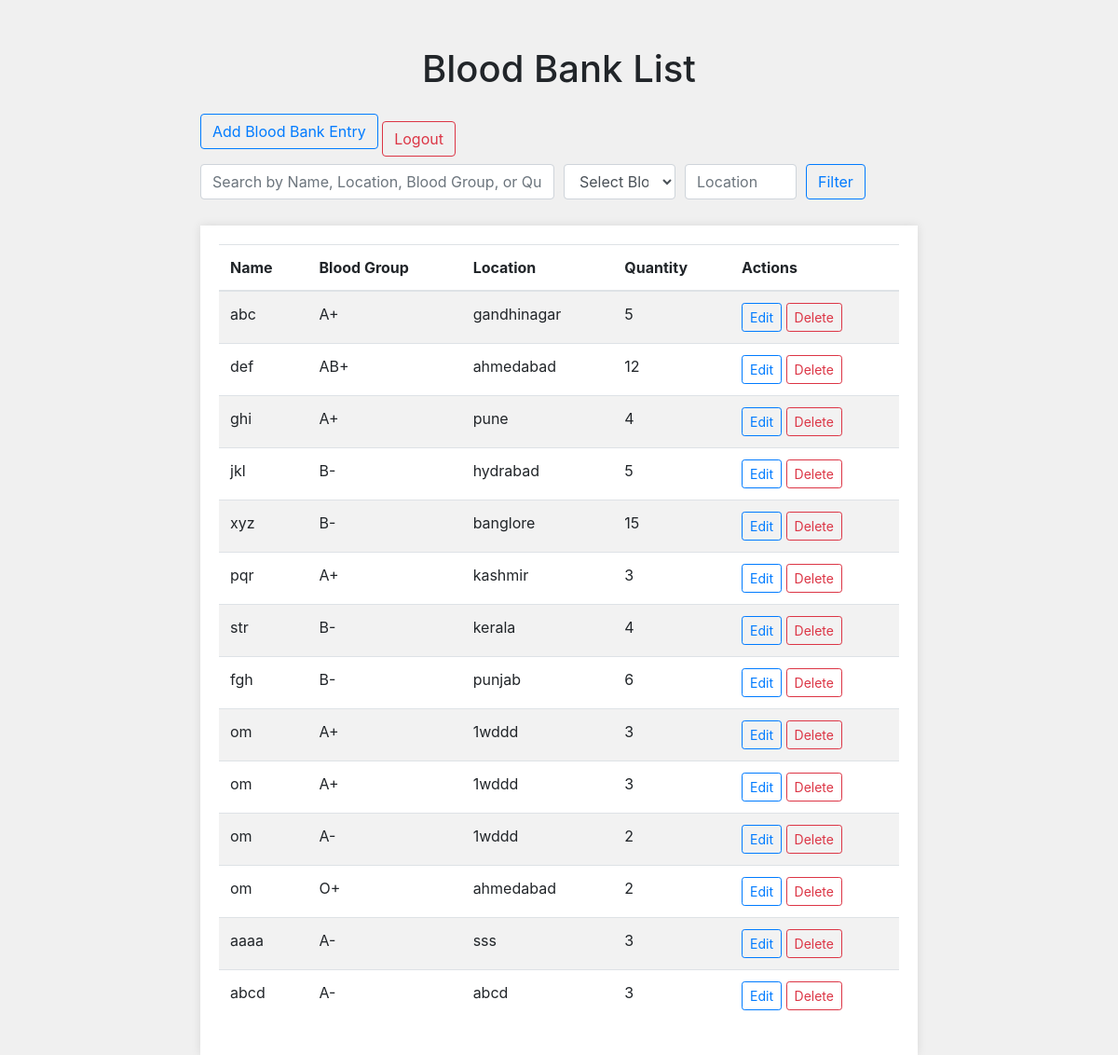
Page /bloodbank/ on the committed database.
### bloodbank/models.py (models this page shows, shortened)
class BloodBank(models.Model):
    blood_group_choices = (
        ('A+', 'A+'),
        ('A-', 'A-'),
        ('B+', 'B+'),
        ('B-', 'B-'),
        ('AB+', 'AB+'),
        ('AB-', 'AB-'),
        ('O+', 'O+'),
        ('O-', 'O-'),
    )
    name = models.CharField(max_length=100)
    location = models.CharField(max_length=200)
    blood_group = models.CharField(max_length=3, choices=blood_group_choices)
    quantity = models.PositiveIntegerField(default=0)

### bloodbank/views.py (the view, shortened to what this page needs)
# urls.py: path('', views.bloodbank_list, name='bloodbank_list'),
def bloodbank_list(request):
    query = request.GET.get('q')
    blood_group = request.GET.get('blood_group')
    location = request.GET.get('location')
    quantity = request.GET.get('quantity')
    queryset = BloodBank.objects.all()
    if blood_group:
        queryset = queryset.filter(blood_group__iexact=blood_group)
    if location:
        queryset = queryset.filter(location__icontains=location)
    context = {
        'bloodbanks': queryset
    }
    return render(request, 'bloodbank/bloodbank_list.html', context)

### bloodbank/templates/bloodbank/bloodbank_list.html (shortened to what this page needs)
<!DOCTYPE html>
<html>
<head>
    <link rel="stylesheet" href="https://stackpath.bootstrapcdn.com/bootstrap/4.5.2/css/bootstrap.min.css">
</head>
<body>
    <div class="container">
        <h1 class="text-center mb-4">Blood Bank List</h1>
        <a href="{% url 'bloodbank_add' %}" class="btn btn-outline-primary mb-3">Add Blood Bank Entry</a></th><th>
        <a href="{% url 'logout' %}" class="btn btn-outline-danger">Logout</a>
        <form method="get" class="filter-form">
            <div class="form-row">
                <div class="col-md mb-2">
                    <input type="text" name="q" class="form-control" placeholder="Search by Name, Location, Blood Group, or Quantity">
                </div>
                <div class="col-md-2 mb-2">
                    <select name="blood_group" class="form-control">
                        <option value="">Select Blood Group</option>
                    </select>
                </div>
                <div class="col-md-2 mb-2">
                    <input type="text" name="location" class="form-control" placeholder="Location">
                </div>
                <div class="col-md-2">
                    <button type="submit" class="btn btn-outline-primary">Filter</button>
                </div>
            </div>
        </form>
        <div class="table-container">
            <table class="table table-striped">
                <thead>
                    <tr>
                        <th>Name</th>
                        <th>Blood Group</th>
                        <th>Location</th>
                        <th>Quantity</th>
                        <th>Actions</th>
                    </tr>
                </thead>
                <tbody>
                    {% for bloodbank in bloodbanks %}
                    <tr>
                        <td>{{ bloodbank.name }}</td>
                        <td>{{ bloodbank.blood_group }}</td>
                        <td>{{ bloodbank.location }}</td>
                        <td>{{ bloodbank.quantity }}</td>
                        <td>
                            <a href="{% url 'bloodbank_update' bloodbank.id %}" class="btn btn-sm btn-outline-primary">Edit</a>
                            <a href="{% url 'bloodbank_delete' bloodbank.id %}" class="btn btn-sm btn-outline-danger">Delete</a>
                        </td>
                    </tr>
                    {% empty %}
                    <tr>
                        <td colspan="5" class="text-center">No blood bank entries found.</td>
                    </tr>
                    {% endfor %}
                </tbody>
            </table>
        </div>
    </div>
</body>
</html>

### bloodbank/templates/bloodbank/bloodbank_list.html (style rules this page uses)
body { background-color: #f0f0f0; padding-top: 50px; }
.container { max-width: 800px; margin: 0 auto; }
.filter-form { margin-bottom: 20px; }
.table-container { box-shadow: 0 0 10px rgba(0, 0, 0, 0.1); padding: 20px; background-color: #fff; }

### rows in the picture
BloodBank: name "abc", blood_group "A+", location "gandhinagar", quantity "5"
BloodBank: name "def", blood_group "AB+", location "ahmedabad", quantity "12"
BloodBank: name "ghi", blood_group "A+", location "pune", quantity "4"
BloodBank: name "jkl", blood_group "B-", location "hydrabad", quantity "5"
BloodBank: name "xyz", blood_group "B-", location "banglore", quantity "15"
BloodBank: name "pqr", blood_group "A+", location "kashmir", quantity "3"
BloodBank: name "str", blood_group "B-", location "kerala", quantity "4"
BloodBank: name "fgh", blood_group "B-", location "punjab", quantity "6"
BloodBank: name "om", blood_group "A+", location "1wddd", quantity "3"
BloodBank: name "om", blood_group "A+", location "1wddd", quantity "3"
BloodBank: name "om", blood_group "A-", location "1wddd", quantity "2"
BloodBank: name "om", blood_group "O+", location "ahmedabad", quantity "2"
BloodBank: name "aaaa", blood_group "A-", location "sss", quantity "3"
BloodBank: name "abcd", blood_group "A-", location "abcd", quantity "3"
